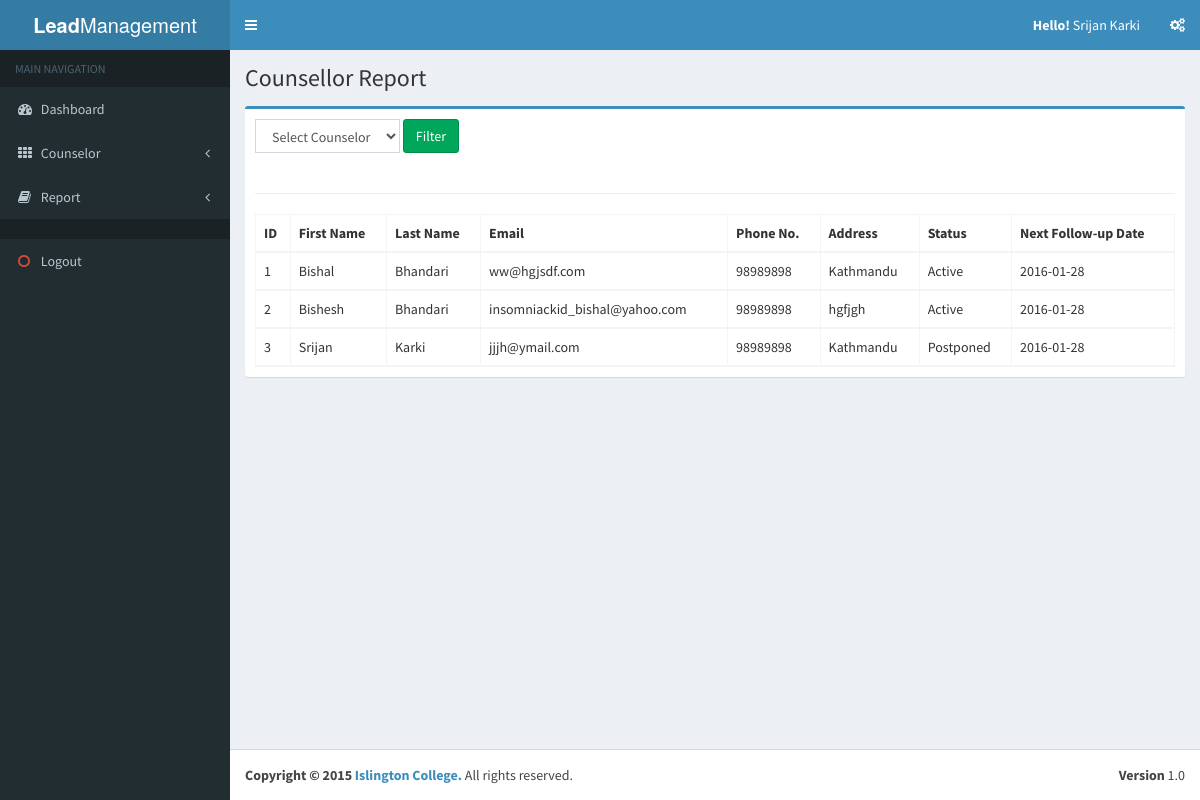
Page /report/view_counselor_report (signed in) on the committed database.
### tables this page shows
CREATE TABLE IF NOT EXISTS `lead` (
`id` int(11) NOT NULL,
  `first_name` varchar(50) NOT NULL,
  `last_name` varchar(50) NOT NULL,
  `email` varchar(50) NOT NULL,
  `phone` varchar(15) NOT NULL,
  `address` text NOT NULL,
  `status_id` int(11) NOT NULL,
  `semester_id` int(11) NOT NULL,
  `is_active` int(1) NOT NULL,
  `is_student` int(1) NOT NULL,
  `managed_by` int(11) NOT NULL,
  `created_at` date NOT NULL,
  `updated_at` date NOT NULL
);

### application/core/controller.php (called while the page is built, shortened)
<?php
class Controller
{
    public $db = null;
    private function openDatabaseConnection()
    {
        $options = array(PDO::ATTR_DEFAULT_FETCH_MODE => PDO::FETCH_OBJ, PDO::ATTR_ERRMODE => PDO::ERRMODE_WARNING);
        $this->db = new PDO(DB_TYPE . ':host=' . DB_HOST . ';dbname=' . DB_NAME . ';charset=' . DB_CHARSET, DB_USER, DB_PASS, $options);
    }
    public function loadModel()
    {
        require APP . 'model/model.php';
        $this->model = new Model($this->db);
    }
}

### application/controller/report.php (called while the page is built, shortened)
<?php
class Report extends Controller
{
    public function view_counselor_report()
    {
        $leads_rows = $this->model->view_counselorwise_report();
        require APP . 'view/_templates/header.php';
        require APP . 'view/report/counselor_report.php';
        require APP . 'view/_templates/footer.php';
    }
}

### public/index.php (called while the page is built, shortened)
<?php
require APP . 'libs/helper.php';
require APP . 'core/application.php';
require APP . 'core/controller.php';
$app = new Application();

### application/model/model.php (called while the page is built, shortened)
<?php
class Model
{
    function __construct($db)
    {
        try {
            $this->db = $db;
        } catch (PDOException $e) {
            exit('Database connection could not be established.');
        }
    }
     function view_counselorwise_report()
    {
        if(isset($_POST['counselor_id']) && $_POST['counselor_id'] != '' )
        {
            $counselor_id = $_POST['counselor_id'];
            $sql = "SELECT * FROM lead WHERE managed_by = :counselor_id";
            $query = $this->db->prepare($sql);
            $parameters = array(':counselor_id' => $counselor_id);
            $query->execute($parameters);
            return $query->fetchAll(PDO::FETCH_ASSOC);
        }
        else
        {
            $sql = "SELECT * FROM lead";
            $query = $this->db->prepare($sql);
            $query->execute();
            return $query->fetchAll(PDO::FETCH_ASSOC);
        }
    }
}

### application/libs/helper.php (called while the page is built, shortened)
<?php
class Helper
{
    private static $url_controller;
    private static function splitUrl()
    {
        if (isset($_GET['url'])) {
            $url = trim($_GET['url'], '/');
            $url = filter_var($url, FILTER_SANITIZE_URL);
            $url = explode('/', $url);
            self::$url_controller = isset($url[0]) ? $url[0] : null;
        }
    }
    public static function getCurrentClass(){
        return self::$url_controller;
    }
}

### application/view/report/counselor_report.php (the view, shortened to what this page needs)
<div class="content-wrapper">
  <section class="content-header">
   <h1>
         Counsellor Report
    </h1>
    </section>
    <section class="content">
    <div class="row" id="main_row">
        <div class="col-md-12">
            <div class="box box-primary">
                <div class="box-body">
                    <form class="form-inline" method="POST">
                        <div class="form-group">
                            <select class="form-control" name="counselor_id" required>
                                <option value="">Select Counselor</option>
                            </select>
                        </div>
                        <button type="submit" class="btn btn-success">Filter</button>
                    </form>
                    <br style="clear: both">
                    <hr>
                    <table id="datatable" class="table table-bordered table-striped datatable">
                        <thead>
                            <tr>
                            <strong>
                                <th>ID</th>
                                <th>First Name</th>
                                <th>Last Name</th>
                                <th>Email</th>
                                <th>Phone No.</th>
                                <th>Address</th>
                                <th>Status</th>
                                <th>Next Follow-up Date</th>
                            </strong>
                            </tr>
                    <?php if($leads_rows != '') { ?>
                              <?php foreach ($leads_rows as $lr) { ?>
                             <tr>
                                <td><?=$lr['id']?></td>
                                <td><?=$lr['first_name']?></td>
                                <td><?=$lr['last_name']?></td>
                                <td><?=$lr['email']?></td>
                                <td><?=$lr['phone']?></td>
                                <td><?=$lr['address']?></td>
                                <td><?php $var=$lr['status_id']; ?>
                                         <?php if($var == 1) {
                                           echo 'Active';
                                          }
                                          else if($var == 2) {
                                            echo 'Expired';
                                          }
                                          else if($var == 3) {
                                            echo 'Dismissed';
                                          }
                                          else if($var == 4) {
                                            echo 'Postponed';
                                          }
                                          else if($var == 5) {
                                            echo 'Student';
                                          }
                                          ?>
                                </td>
                                <td><?=$lr['created_at']?></td>
                            </tr>
                             <?php }?>
                             <?php }?>
                        </thead>
                    </table>
                </div>
            </div>
        </div>
    </div>
        </section>
</div>

### application/core/application.php (shortened to what this page needs)
<?php
class Application
{
    private $url_controller = null;
    private $url_action = null;
    private $url_params = array();
    public function __construct()
    {
        if (!$this->url_controller) {
            require APP . 'controller/home.php';
            $page = new Home();
            $page->index();
        } elseif (file_exists(APP . 'controller/' . $this->url_controller . '.php')) {
            $this->url_controller = new $this->url_controller();
            if (method_exists($this->url_controller, $this->url_action)) {
                if (!empty($this->url_params)) {
                    call_user_func_array(array($this->url_controller, $this->url_action), $this->url_params);
                } else {
                    $this->url_controller->{$this->url_action}();
                }
            }
        } else {
            header('location: ' . URL . 'error');
        }
    }
    private function splitUrl()
    {
        if (isset($_GET['url'])) {
            $url = trim($_GET['url'], '/');
            $url = filter_var($url, FILTER_SANITIZE_URL);
            $url = explode('/', $url);
            $this->url_controller = isset($url[0]) ? $url[0] : null;
            $this->url_action = isset($url[1]) ? $url[1] : null;
            unset($url[0], $url[1]);
            $this->url_params = array_values($url);
        }
    }
}

### application/view/_templates/header.php (shortened to what this page needs)
<!DOCTYPE html>
<html>
  <head>
    <link rel="stylesheet" href="<?php echo URL; ?>assets/bootstrap/css/bootstrap.min.css">
    <link rel="stylesheet" href="<?php echo URL; ?>assets/dist/css/font-awesome.css">
    <link rel="stylesheet" href="<?php echo URL; ?>assets/plugins/datatables/dataTables.bootstrap.css">
    <link rel="stylesheet" href="<?php echo URL; ?>assets/dist/css/AdminLTE.min.css">
    <link rel="stylesheet" href="<?php echo URL; ?>assets/dist/css/skins/_all-skins.min.css">
    <link rel="stylesheet" href="<?php echo URL; ?>assets/dist/css/style.css">
  </head>
  <body class="hold-transition skin-blue sidebar-mini">
    <div class="wrapper">
      <header class="main-header">
        <a href="index2.html" class="logo">
          <span class="logo-lg"><b>Lead</b>Management</span>
        </a>
        <nav class="navbar navbar-static-top" role="navigation">
          <a href="#" class="sidebar-toggle" data-toggle="offcanvas" role="button">
          </a>
          <div class="navbar-custom-menu">
            <ul class="nav navbar-nav">
                           <?php $role= $_SESSION['role'];?>
              <li class="user user-menu">
                <a href="#" class="dropdown-toggle" data-toggle="dropdown">
                  <span class="hidden-xs"><strong>Hello!</strong> <?php echo $_SESSION['user_info']->first_name.' '.$_SESSION['user_info']->last_name; ?></span>
                </a>
              </li>
              <li>
                <a href="#"><i class="fa fa-gears"></i></a>
              </li>
            </ul>
          </div>
        </nav>
      </header>
      <aside class="main-sidebar">
        <section class="sidebar">
          <ul class="sidebar-menu">
            <li class="header">MAIN NAVIGATION</li>
            <li>
              <a href="#">
                <i class="fa fa-dashboard"></i> <span>Dashboard</span></i>
              </a>
            </li>
                <?php if ($role=='admin') { ?>
            <li <?php if( Helper::getCurrentClass() == 'counselor' ){ echo 'class="treeview active"'; } else{ echo 'treeview'; } ?> >
              <a href="#">
                <i class="fa fa-th"></i> <span>Counselor</span>
                <i class="fa fa-angle-left pull-right"></i>
              </a>
            </li>
              <?php } ?>
             <?php if ($role=='admin') { ?>
            <li class="treeview">
              <a href="#">
                <i class="fa fa-book"></i> <span>Report</span>
                <i class="fa fa-angle-left pull-right"></i>
              </a>
            </li>
            <?php } ?>
            <li class="header"></li>
            <li><a href="<?php echo URL; ?>home/logout"><i class="fa fa-circle-o text-red"></i> <span>Logout</span></a></li>
          </ul>
        </section>
      </aside>

### application/view/_templates/footer.php (shortened to what this page needs)
	<footer class="main-footer">
        <div class="pull-right hidden-xs">
          <b>Version</b> 1.0
        </div>
        <strong>Copyright &copy; 2015 <a href="http://islingtoncollege.edu.np" title="Islington College" target="_blank">Islington College.</a></strong> All rights reserved.
      </footer>
  </body>
</html>
</body>
</html>

### rows in the picture
lead: first_name "Srijan", last_name "Karki", id "3", email "jjjh@ymail.com", phone "98989898", address "Kathmandu", shows "Postponed", created_at "2016-01-28"
lead: id "1", first_name "Bishal", last_name "Bhandari", email "ww@hgjsdf.com", phone "98989898", address "Kathmandu", shows "Active", created_at "2016-01-28"
lead: id "2", first_name "Bishesh", last_name "Bhandari", email "insomniackid_bishal@yahoo.com", phone "98989898", address "hgfjgh", shows "Active", created_at "2016-01-28"
